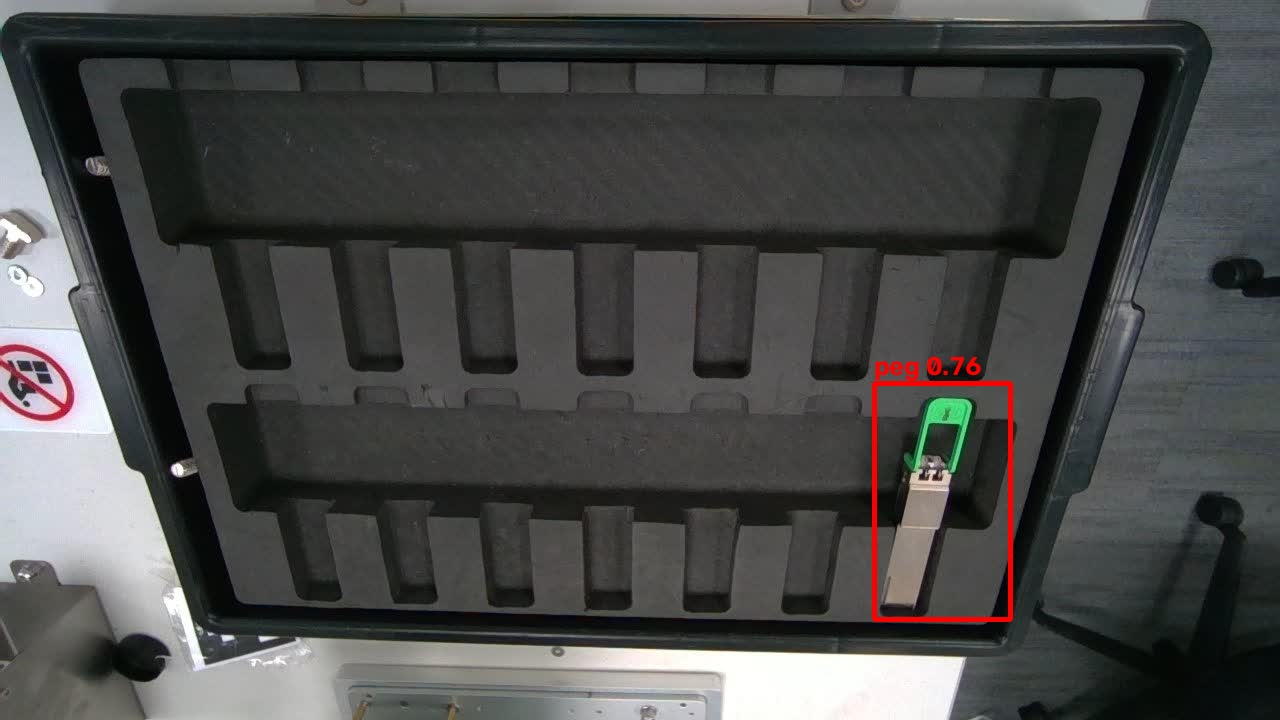
#> input picture tools/web/percept/slot1_now_marked.jpg, 1280 x 720 px
$ python -i sync_tray_ar.py   (imports and definitions only)
#> lines starting #> are read from the running program, lines starting #| are printed output that depends on the picture; after the words box and inside, x2 and y2 are one past the last pixel; in counts of white or black regions, pixels touching at a corner belong together
#> further down, picture is the input picture: shape (720, 1280, 3); mean B, G, R 71.4, 72.4, 72
# -*- coding: utf-8 -*-
"""把 AR 场景(ar_station.xml)里的上料盘几何投到**手臂相机**当前帧, 并与画面实测料盘对齐。

用途: 回答"手臂相机能看到上料盘吗 / AR 场景的上料盘能不能和实际同步" —— 给像素级证据,
而不是只看渲染图。

跑法:
  ./gui-venv311/bin/python tools/sync_tray_ar.py                  # 抓 8791 臂相机一帧
  ./gui-venv311/bin/python tools/sync_tray_ar.py --frame x.jpg    # 用本地图
  ./gui-venv311/bin/python tools/sync_tray_ar.py --write-scene    # 用实测位姿回写场景(默认只报不改)

判据:
  1) 投影角点落在画面内的比例(要看得到才谈同步)
  2) 投影料盘外包 vs 画面实测暗区(黑色料盘) bbox 的 IoU / 中心差 px
  3) 每个槽中心投影是否落在料盘暗区掩膜内(槽真的在盘上, 而不是飘在旁边)
"""
from __future__ import annotations

import argparse
import json
import re
import subprocess
import sys
import time
from pathlib import Path

import cv2
import numpy as np

REPO = Path(__file__).resolve().parents[1]
sys.path.insert(0, str(REPO / "tools"))
import scene_overlay as so   # noqa: E402

XML = REPO / "zmax_data/ar_mujoco/ar_station.xml"
OUT_DIR = Path("/tmp/ar_sync")
# [1 line not run here, left out]

GEOM_RE = re.compile(
    r'<geom\s+name="([^"]+)"\s+type="box"\s+pos="([-\d.eE]+) ([-\d.eE]+) ([-\d.eE]+)"'
    r'\s+size="([-\d.eE]+) ([-\d.eE]+) ([-\d.eE]+)"')


# [47 lines left out: functions parse_tray_geoms, fetch_arm_frame, project, box_corners, not called in this run]


def detect_tray_mask(img, seed_mask=None):
    """实测料盘: 黑色料盘 ⇒ 低亮度 + 低饱和的大块区域。

    有多块黑区域时(上料盘/左臂料盘/下料盘/阴影), **按与投影区的重叠量选**(不是按面积最大) ——
    否则会挑到旁边那块满高阴影, 得出"投影偏 217px"的假结论。
    """
    hsv = cv2.cvtColor(img, cv2.COLOR_BGR2HSV)
#> hsv: shape (720, 1280, 3); mean H, S, V 62.8, 27.3, 75.3
    v = hsv[:, :, 2].astype(np.int16)
    s = hsv[:, :, 1].astype(np.int16)
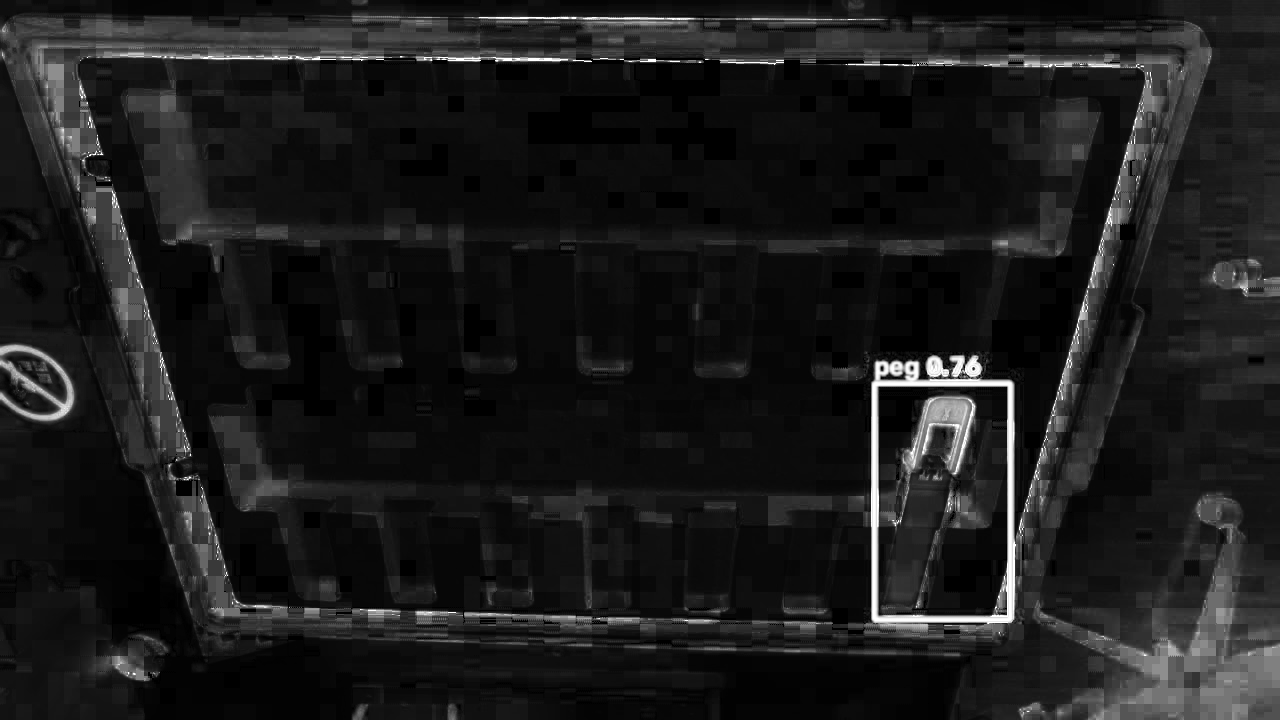
#> s: shape (720, 1280) int16; min 0, max 255, mean 27.3
    m = ((v < 95) & (s < 110)).astype(np.uint8) * 255
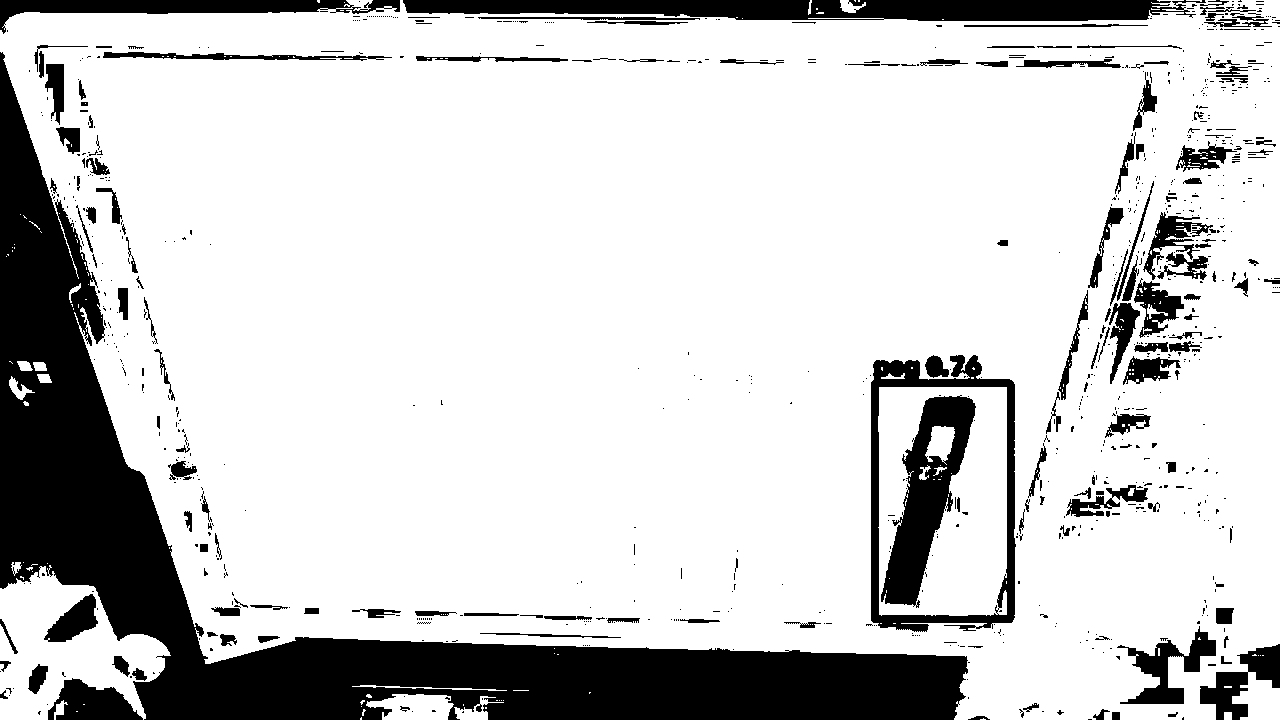
#> m: shape (720, 1280); 80.5% white; 877 black regions (707 under 20 px), largest, box (x1, y1, x2, y2) and area: (0, 52, 968, 720) 107739, (403, 0, 1206, 21) 13144, (881, 395, 976, 608) 8398
    m = cv2.morphologyEx(m, cv2.MORPH_OPEN, np.ones((5, 5), np.uint8))
#> m: shape (720, 1280); 79% white; 301 black regions (215 under 20 px), largest, box (x1, y1, x2, y2) and area: (0, 52, 970, 720) 114535, (0, 0, 1280, 34) 23739, (866, 290, 1088, 636) 19123
    m = cv2.morphologyEx(m, cv2.MORPH_CLOSE, np.ones((9, 9), np.uint8))
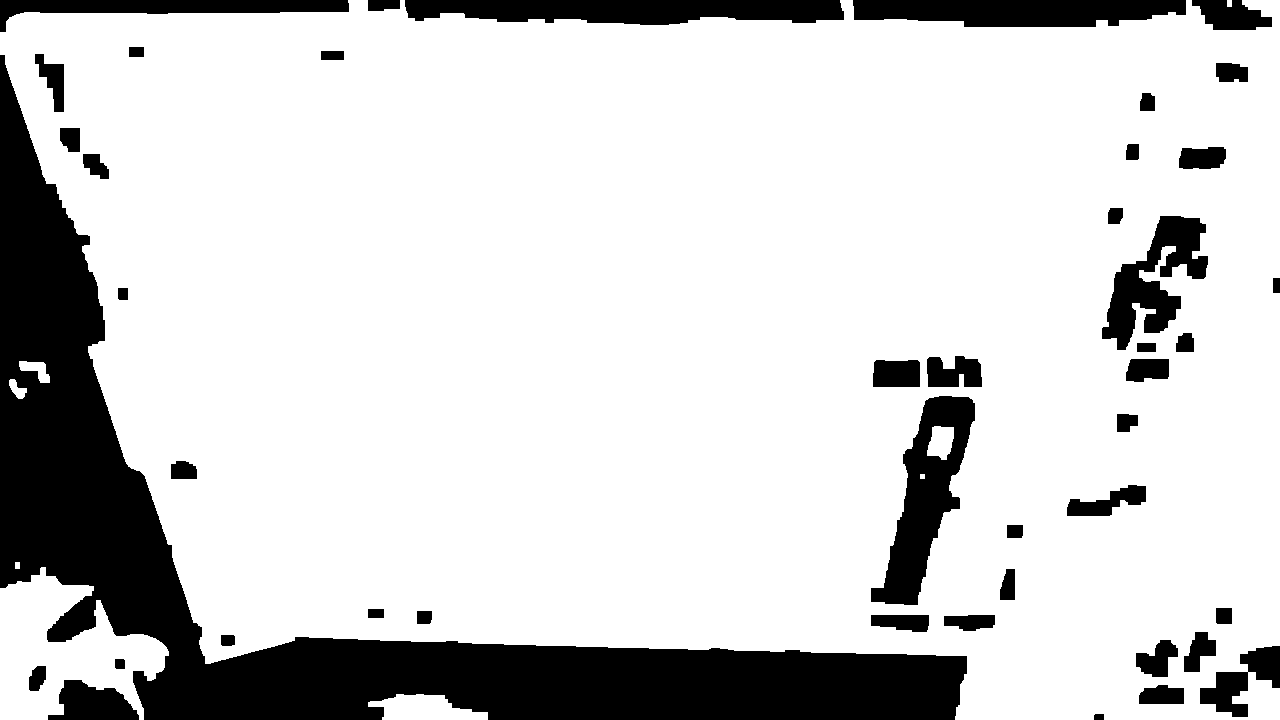
#> m: shape (720, 1280); 81.6% white; 44 black regions
    cnts, _ = cv2.findContours(m, cv2.RETR_EXTERNAL, cv2.CHAIN_APPROX_SIMPLE)
#> cnts = 7 contours; box (x1, y1, x2, y2) and area: (0, 0, 1280, 720) 764821, (0, 567, 169, 720) 14170, (368, 694, 488, 720) 1952, (19, 361, 50, 383) 320, (9, 379, 27, 399) 164, (15, 562, 20, 569) 24, (1227, 0, 1232, 7) 24
    cnts = [c for c in cnts if cv2.contourArea(c) >= 1200]
#> cnts = 3 contours; box (x1, y1, x2, y2) and area: (0, 0, 1280, 720) 764821, (0, 567, 169, 720) 14170, (368, 694, 488, 720) 1952
    if not cnts:
        return None, m
    best, best_ov = None, -1.0
    for c in cnts:
        one = np.zeros_like(m)
        cv2.drawContours(one, [c], -1, 255, -1)
        if seed_mask is not None:
            ov = float((one & seed_mask).sum())
        else:
            ov = float(cv2.contourArea(c))
        if ov > best_ov:
            best, best_ov = c, ov
#> this loop made 3 passes
#> (ov, best_ov) on passes 1 to 3: (1952, 1952), (14170, 14170), (764821, 764821)
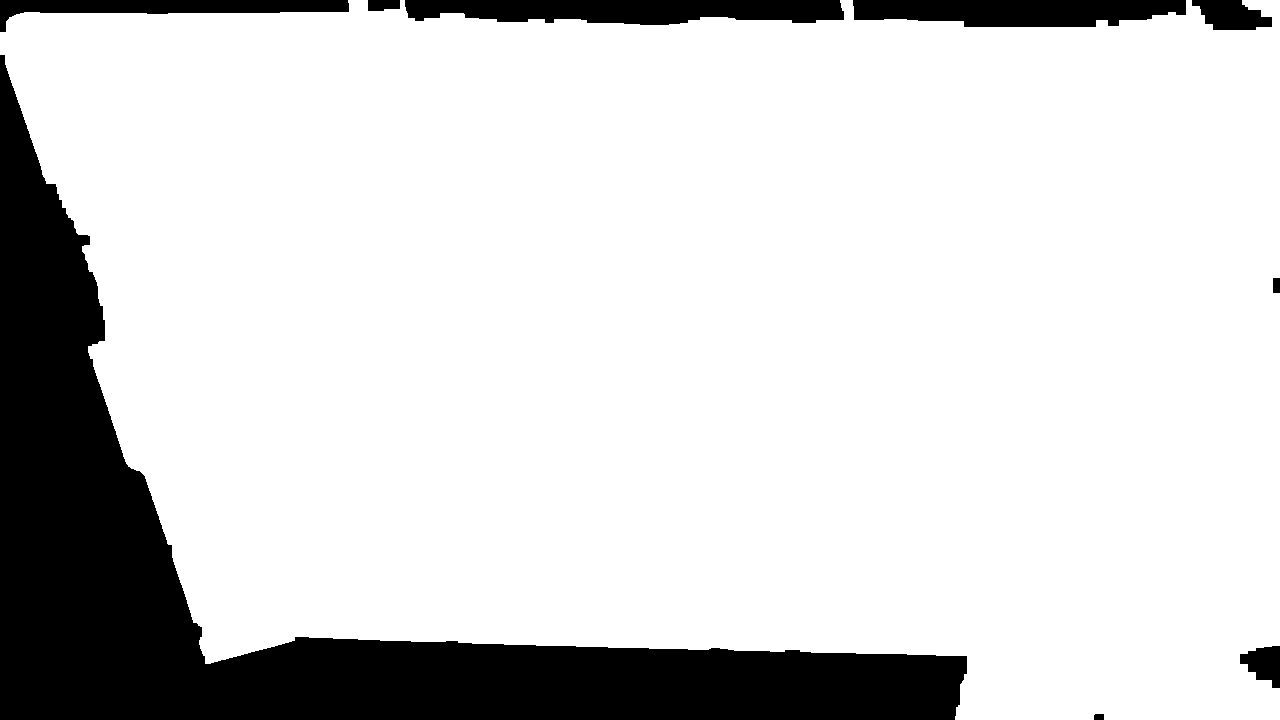
#> one: shape (720, 1280); 83.2% white; 9 black regions, largest, box (x1, y1, x2, y2) and area: (0, 55, 967, 720) 130436, (405, 0, 844, 25) 8867, (853, 0, 1186, 27) 7460
#> after the loop, best = contour of 701 points, box (x1, y1, x2, y2) (0, 0, 1280, 720), area 764821; best_ov = 764821
    keep = np.zeros_like(m)
    cv2.drawContours(keep, [best], -1, 255, -1)
    return best, keep


# [115 lines left out: function main, not called in this run]


# [2 lines not run here, left out]

>>> import cv2
>>> picture = cv2.imread('web/percept/slot1_now_marked.jpg')
>>> result = detect_tray_mask(picture)

$ run again, on tools/web/percept/slot3_verified.jpg
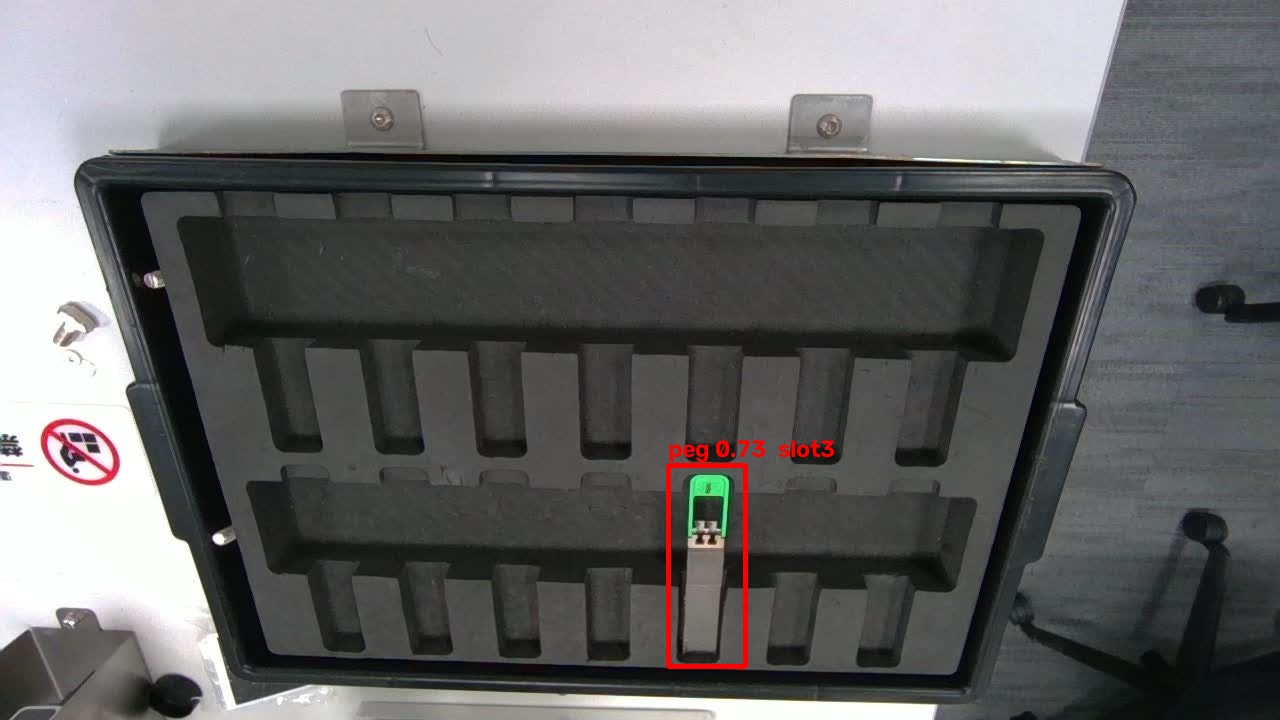
#> input picture tools/web/percept/slot3_verified.jpg, 1280 x 720 px
#> picture is the input picture: shape (720, 1280, 3); mean B, G, R 102.5, 102.5, 102.6
#> hsv: shape (720, 1280, 3); mean H, S, V 72.3, 20.7, 105.9
#> in detect_tray_mask, `m = cv2.morphologyEx(m, cv2.MORPH_CLOSE, np.ones((9, 9), np.uint8))`:
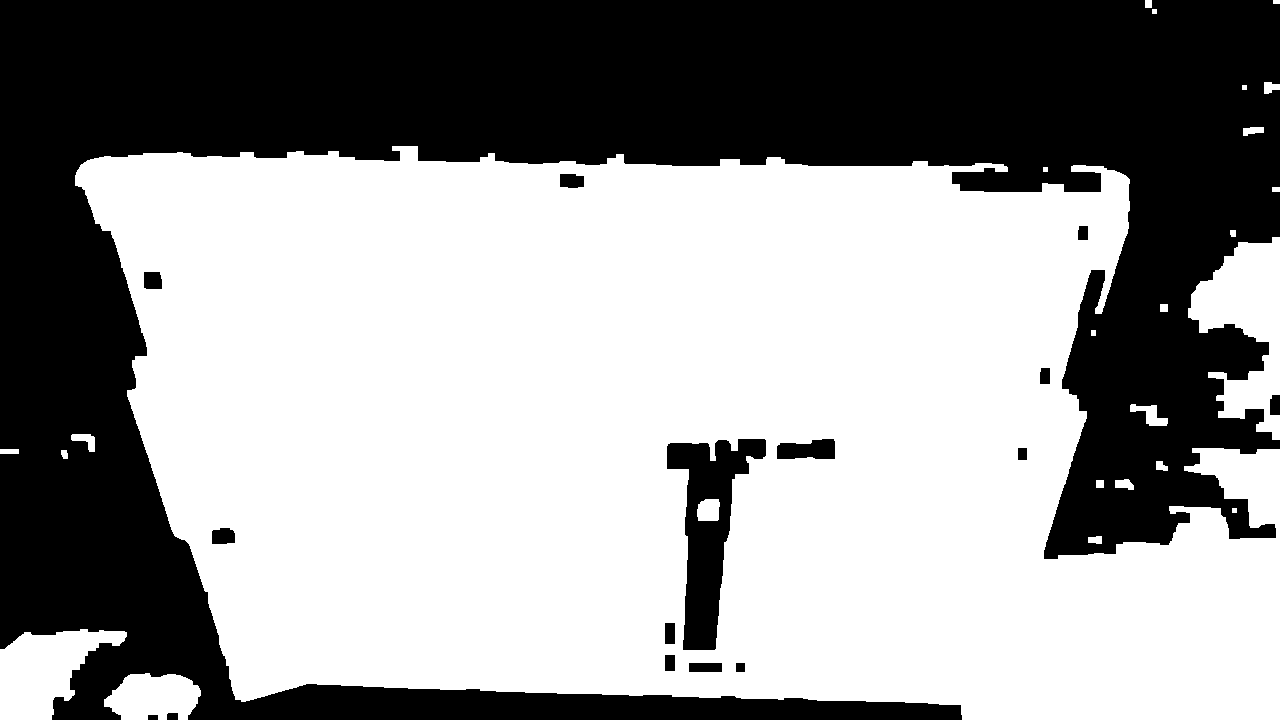
#> m: shape (720, 1280); 59.4% white; 16 black regions
#> in detect_tray_mask, `cnts, _ = cv2.findContours(m, cv2.RETR_EXTERNAL, cv2.CHAIN_APPROX_SIMP..`: cnts = 24 contours, 5 with area under 20; largest, box (x1, y1, x2, y2) and area: (75, 146, 1280, 720) 535789, (1188, 237, 1280, 440) 9363, (0, 629, 127, 720) 6516, (104, 673, 201, 720) 3338, (1130, 404, 1168, 426) 346
#> in detect_tray_mask, `cnts = [c for c in cnts if cv2.contourArea(c) >= 1200]`: cnts = 4 contours; box (x1, y1, x2, y2) and area: (75, 146, 1280, 720) 535789, (1188, 237, 1280, 440) 9363, (0, 629, 127, 720) 6516, (104, 673, 201, 720) 3338
#> the loop in detect_tray_mask, `for c in cnts:` made 4 passes
#> (ov, best_ov) on passes 1 to 4: (3337.5, 3337.5), (6516, 6516), (9363, 9363), (535789, 535789)
#> after the loop in detect_tray_mask, `for c in cnts:`:
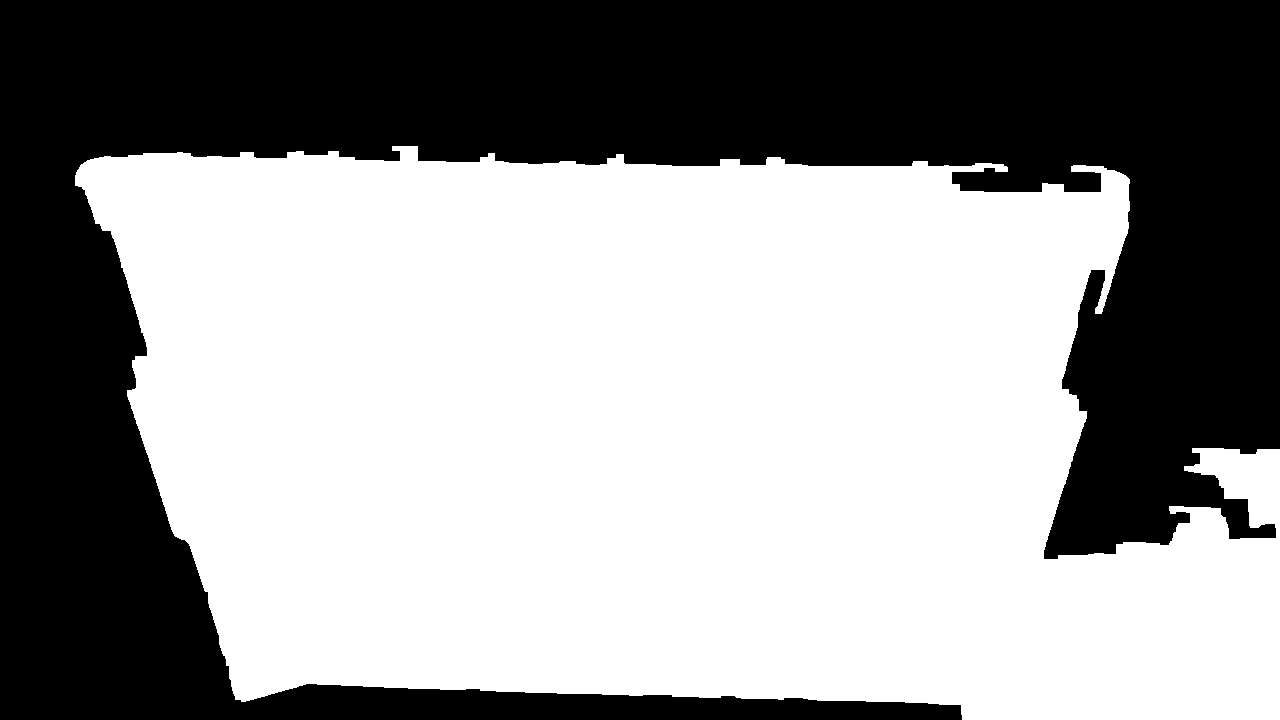
#> one: shape (720, 1280); 58.4% white; 1 black region, box (x1, y1, x2, y2) and area: (0, 0, 1280, 720) 383573
#> after the loop in detect_tray_mask, `for c in cnts:`: best = contour of 1001 points, box (x1, y1, x2, y2) (75, 146, 1280, 720), area 535789; best_ov = 535789
